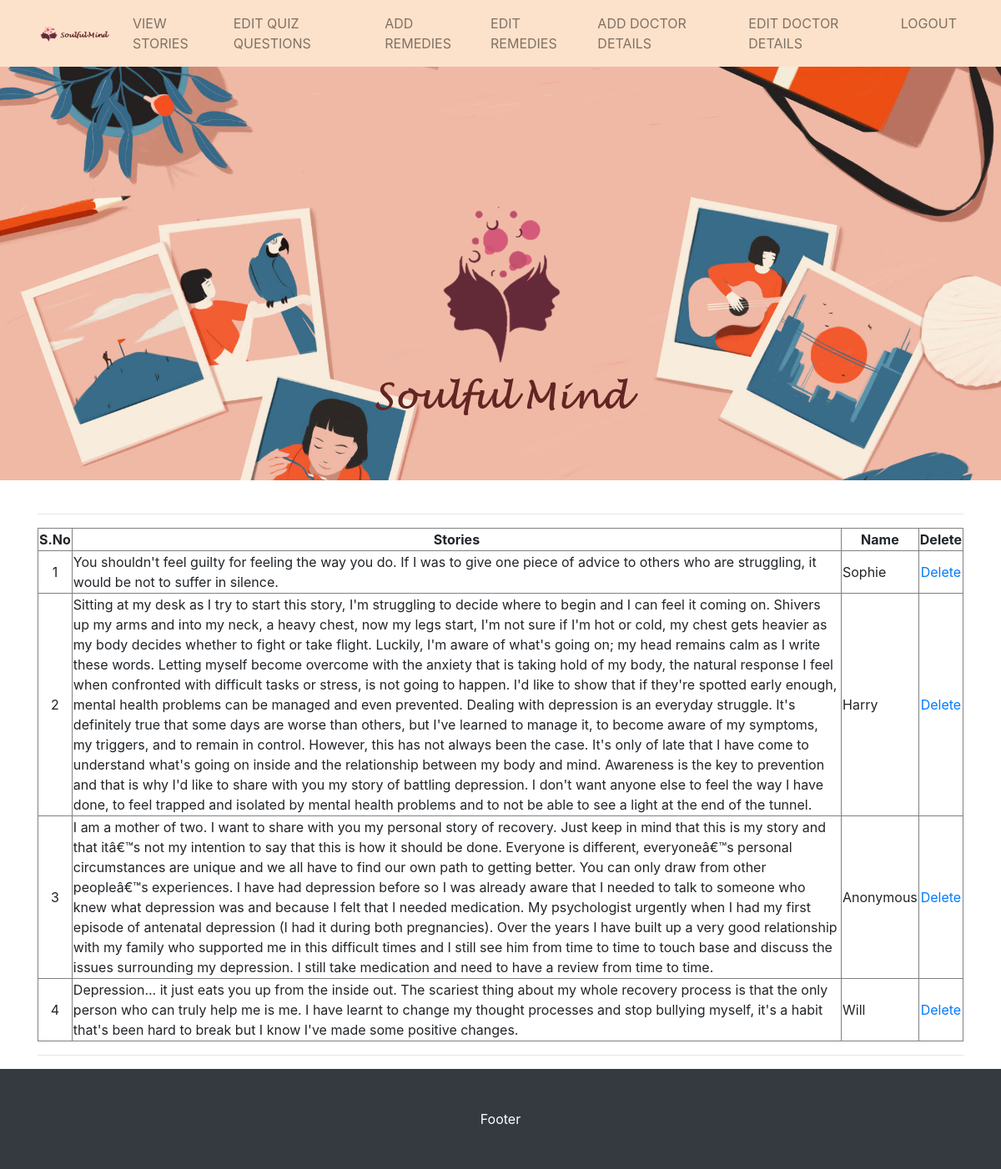
The page /viewstories.php on the database its author committed.
### tables this page shows
CREATE TABLE `stories` (
  `id` int(11) NOT NULL,
  `story` varchar(30000) NOT NULL,
  `name` varchar(30) NOT NULL
);

### viewstories.php (the view, shortened to what this page needs)
<?php
include("connect.php");
?>
<!DOCTYPE html>
<html lang="en">
<head>
  <link href="vendor/bootstrap/css/bootstrap.min.css" rel="stylesheet">
  <link href="css/customcss.css" rel="stylesheet">
</head>
<body>
  <nav class="navbar fixed-top navbar-expand-lg navbar-light navbar-style navbar-custom fixed-top">
    <div class="container">
      <a class="navbar-brand" href="adminpage.php"><img src="logo_nav1.png"></a>
      <div class="collapse navbar-collapse" id="navbarResponsive">
        <ul class="navbar-nav ml-auto">
        <li class="navbar-item custom3">
            <a class="nav-link " href="viewstories.php">View Stories</a>
          </li>
        <li class="navbar-item custom3">
            <a class="nav-link" href="viewquiz.php">Edit Quiz Questions</a>
          </li>
          <li class="navbar-item custom3">
            <a class="nav-link " href="adminaddremedies.php">Add Remedies</a>
          </li>
          <li class="navbar-item custom3">
            <a class="nav-link" href="viewremedies.php">Edit Remedies</a>
          </li>
          <li class="navbar-item custom3">
            <a class="nav-link" href="adminadddoctors.php">Add Doctor Details</a>
          </li>
          <li class="navbar-item custom3">
            <a class="nav-link" href="viewdoctors.php">Edit Doctor Details</a>
          </li>
          <li class="navbar-item custom3">
            <a class="nav-link" href="adminlogin.php">Logout</a>
          </li>
        </ul>
      </div>
    </div>
  </nav>
  <header>
    <div id="carouselExampleIndicators" class="carousel slide" data-ride="carousel">
      <div class="carousel-inner" role="listbox">
        <div class="carousel-item active" style="background-image: url('backimage.jpg')">
          <div class="carousel-caption d-none d-md-block">
            <h3><img class="img-fluid rounded" src="logo.png" alt=""></h3>
          </div>
        </div>
      </div>
    </div>
  </header>
  <br/>
  <div class="container" id="test">
<hr>
<table width="100%" border="1" style="border-collapse:collapse;">
<thead>
<tr>
<td align="center"><strong>S.No</strong></td>
<td align="center"><strong>Stories</strong></td>
<td align="center"><strong>Name</strong></td>
<td align="center"><strong>Delete</strong></td>
</tr>
</thead>
<tbody>
<?php
$count=1;
$sel_query="Select * from stories ORDER BY id;";
$result = mysqli_query($con,$sel_query);
while($row = mysqli_fetch_assoc($result)) { ?>
<tr><td align="center"><?php echo $count; ?></td>
<td><?php echo $row["story"]; ?></td>
<td><?php echo $row["name"]; ?></td>
<td align="center">
<a href="admindeletestories.php?id=<?php echo $row["id"]; ?>">Delete</a>
</td>
</tr>
<?php $count++; } ?>
</tbody>
</table>
<hr>
  </div>
  <footer class="py-5 bg-dark">
    <div class="container">
      <p class="m-0 text-center text-white">Footer</p>
    </div>
  </footer>
</body>
</html>

### css/customcss.css (style rules this page uses)
body { padding-top: 56px; }
li { color:rgb(99, 37, 35); }
.carousel-item { height: 65vh; min-height: 300px; background: no-repeat center center scroll; -webkit-background-size: cover; -moz-background-size: cover; -o-background-size: cover; background-size: cover; }
.navbar-custom { background-color: rgb(253, 226, 203); }
.navbar-style { background-color: rgb(253, 226, 203); text-transform: uppercase; color:rgb(99, 37, 35); }

### rows shown on the page
stories: story "You shouldn't feel guilty for feeling the way you do. If I was to give one piece of advice to others who are struggling, it would be not to suffer in silence.", name "Sophie"
stories: story "Sitting at my desk as I try to start this story, I'm struggling to decide where to begin and I can feel it coming on. Shivers up my arms and into my neck, a heavy chest, now my legs start, I'm not sure if I'm hot or cold, my chest gets heavier as my body decides whether to fight or take flight. Luckily, I'm aware of what's going on; my head remains calm as I write these words. Letting myself become overcome with the anxiety that is taking hold of my body, the natural response I feel when confronted with difficult tasks or stress, is not going to happen. I'd like to show that if they're spotted early enough, mental health problems can be managed and even prevented. Dealing with depression is…", name "Harry"
stories: story "I am a mother of two. I want to share with you my personal story of recovery. Just keep in mind that this is my story and that itâ€™s not my intention to say that this is how it should be done. Everyone is different, everyoneâ€™s personal circumstances are unique and we all have to find our own path to getting better. You can only draw from other peopleâ€™s experiences. I have had depression before so I was already aware that I needed to talk to someone who knew what depression was and because I felt that I needed medication. My psychologist urgently when I had my first episode of antenatal depression (I had it during both pregnancies). Over the years I have built up a very good…", name "Anonymous"
stories: story "Depression... it just eats you up from the inside out. The scariest thing about my whole recovery process is that the only person who can truly help me is me. I have learnt to change my thought processes and stop bullying myself, it's a habit that's been hard to break but I know I've made some positive changes.", name "Will"
